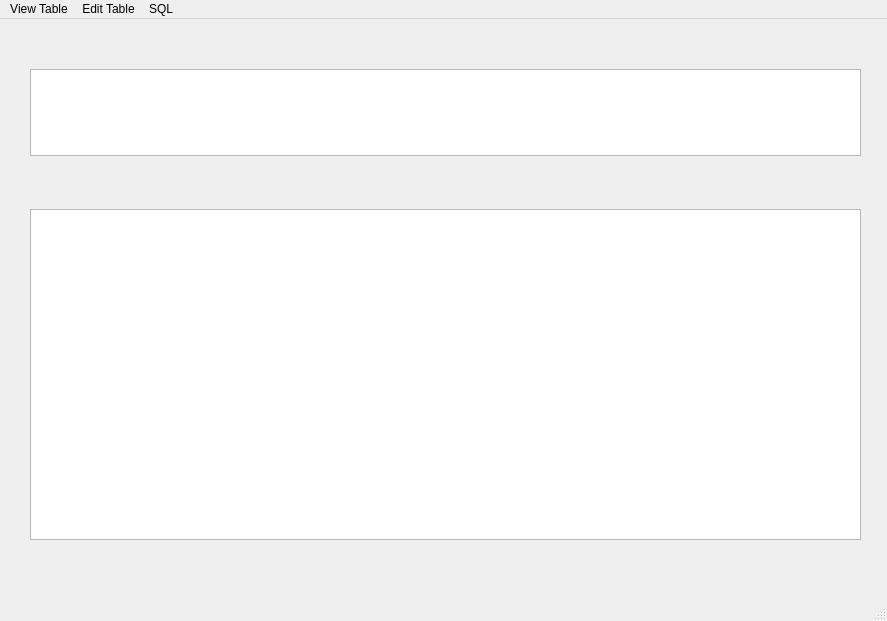
<?xml version="1.0" encoding="UTF-8"?>
<ui version="4.0">
 <class>MainWindow</class>
 <widget class="QMainWindow" name="MainWindow">
  <property name="geometry">
   <rect>
    <x>0</x>
    <y>0</y>
    <width>887</width>
    <height>621</height>
   </rect>
  </property>
  <property name="windowTitle">
   <string>MainWindow</string>
  </property>
  <widget class="QWidget" name="centralwidget">
   <widget class="QTextBrowser" name="textBrowser">
    <property name="geometry">
     <rect>
      <x>30</x>
      <y>190</y>
      <width>831</width>
      <height>331</height>
     </rect>
    </property>
   </widget>
   <widget class="QTextEdit" name="textEdit">
    <property name="geometry">
     <rect>
      <x>30</x>
      <y>50</y>
      <width>831</width>
      <height>87</height>
     </rect>
    </property>
   </widget>
  </widget>
  <widget class="QMenuBar" name="menubar">
   <property name="geometry">
    <rect>
     <x>0</x>
     <y>0</y>
     <width>887</width>
     <height>26</height>
    </rect>
   </property>
   <widget class="QMenu" name="menuView">
    <property name="title">
     <string>View Table</string>
    </property>
    <addaction name="separator"/>
   </widget>
   <widget class="QMenu" name="menuEdit_Table">
    <property name="title">
     <string>Edit Table</string>
    </property>
   </widget>
   <widget class="QMenu" name="menuSQL">
    <property name="title">
     <string>SQL</string>
    </property>
   </widget>
   <addaction name="menuView"/>
   <addaction name="menuEdit_Table"/>
   <addaction name="menuSQL"/>
  </widget>
  <widget class="QStatusBar" name="statusbar"/>
 </widget>
 <resources/>
 <connections/>
</ui>
